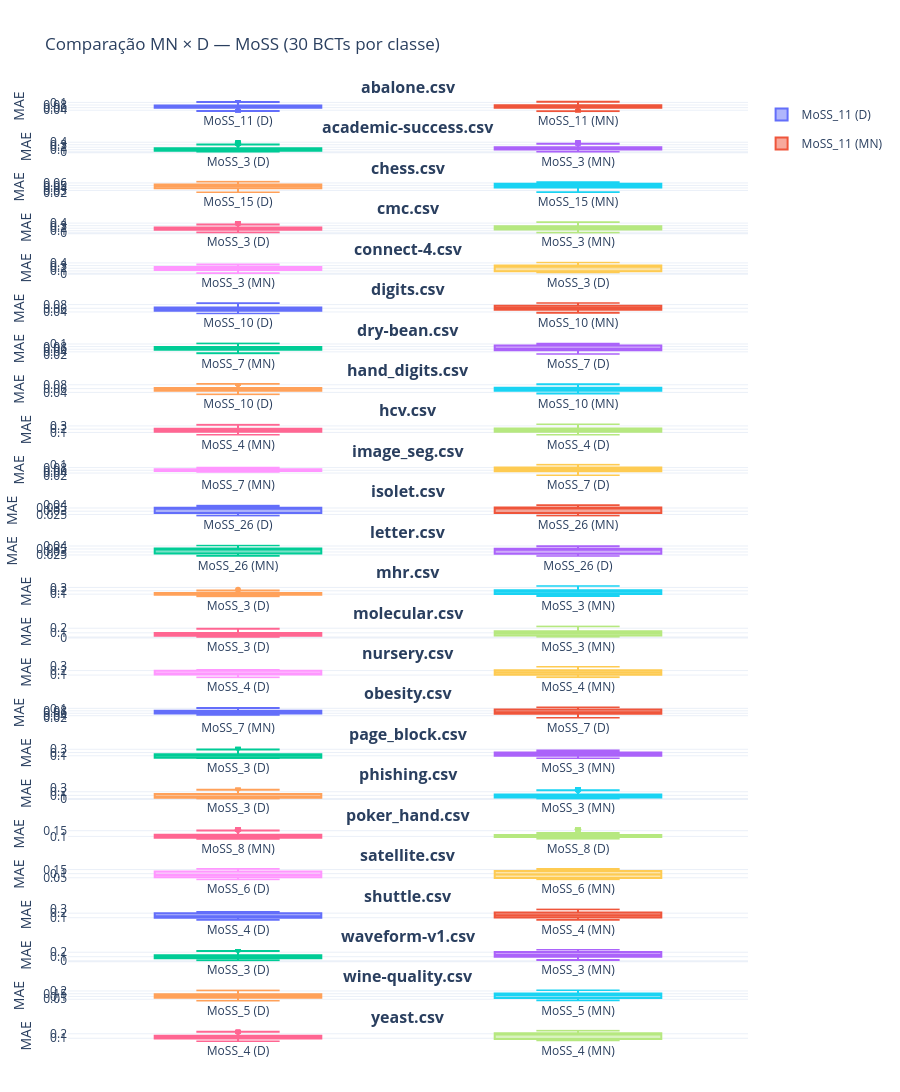

Notebook cell for this chart:
### Code cell
import pandas as pd
import plotly.graph_objects as go
from plotly.subplots import make_subplots

# =========================
# 1. Carregar os dados
# =========================
df_mn = pd.read_csv("emqm_30_bcts.csv")
df_d  = pd.read_csv("../exp_011/d_30_bcts.csv")

# =========================
# 2. Filtrar apenas MoSS
# =========================
df_mn["modelo"] = df_mn["modelo"].astype(str)
df_d["modelo"]  = df_d["modelo"].astype(str)

df_mn = df_mn[df_mn["modelo"].str.startswith("MoSS_")].copy()
df_d  = df_d[df_d["modelo"].str.startswith("MoSS_")].copy()

df_mn["origem"] = "MN"
df_d["origem"]  = "D"

# =========================
# 3. Unir os dados
# =========================
df = pd.concat([df_mn, df_d], ignore_index=True)

datasets = df["dataset"].unique()
n_datasets = len(datasets)

if n_datasets == 0:
    raise ValueError("Nenhum dataset encontrado após o filtro de MoSS.")

# =========================
# 4. Criar subplots
# =========================
fig = make_subplots(
    rows=n_datasets,
    cols=1,
    subplot_titles=[f"<b>{ds}</b>" for ds in datasets],
    vertical_spacing=0.03
)

# =========================
# 5. Plotar
# =========================
for i, ds in enumerate(datasets, 1):
    df_ds = df[df["dataset"] == ds].copy()

    # Ordem dos MODELOS (melhor → pior)
    ordem_modelos = (
        df_ds.groupby("modelo")["erro"]
        .median()
        .sort_values()
        .index
        .tolist()
    )

    x_order = []

    for modelo in ordem_modelos:
        df_mod = df_ds[df_ds["modelo"] == modelo]

        med_mn = df_mod[df_mod["origem"] == "MN"]["erro"].median()
        med_d  = df_mod[df_mod["origem"] == "D"]["erro"].median()

        # 🔥 decidir quem fica à esquerda
        if med_mn <= med_d:
            origens_ordenadas = ["MN", "D"]
        else:
            origens_ordenadas = ["D", "MN"]

        # registrar ordem no eixo X
        for origem in origens_ordenadas:
            x_order.append(f"{modelo} ({origem})")

            df_plot = df_mod[df_mod["origem"] == origem]
            if df_plot.empty:
                continue

            fig.add_trace(
                go.Box(
                    y=df_plot["erro"],
                    name=f"{modelo} ({origem})",
                    legendgroup=f"{modelo}_{origem}",
                    boxpoints="outliers",
                    showlegend=(i == 1)
                ),
                row=i,
                col=1
            )

    # 🔒 Forçar ordem correta no eixo X
    fig.update_xaxes(
        categoryorder="array",
        categoryarray=x_order,
        row=i,
        col=1
    )


# =========================
# 6. Layout final
# =========================
fig.update_layout(
    height=n_datasets * 450,
    template="plotly_white",
    title_text="Comparação MN × D — MoSS (30 BCTs por classe)",
    margin=dict(t=100, b=50, l=50, r=50),
    showlegend=True
)

fig.update_yaxes(title_text="MAE")
fig.update_xaxes(showgrid=False)

fig.show()

### Figure 1 — Plotly figure (JSON) as saved in the notebook; plotly's stock layout.template omitted (floating-point values rounded to 4 significant figures; data arrays with more than 128 entries replaced by an {"elided": "..."} marker saying what was removed)
{"data": [{"boxpoints": "outliers", "legendgroup": "MoSS_11_D", "name": "MoSS_11 (D)", "showlegend": true, "type": "box", "xaxis": "x", "y": {"elided": "300 float values"}, "yaxis": "y"}, {"boxpoints": "outliers", "legendgroup": "MoSS_11_MN", "name": "MoSS_11 (MN)", "showlegend": true, "type": "box", "xaxis": "x", "y": {"elided": "300 float values"}, "yaxis": "y"}, {"boxpoints": "outliers", "legendgroup": "MoSS_3_D", "name": "MoSS_3 (D)", "showlegend": false, "type": "box", "xaxis": "x2", "y": {"elided": "300 float values"}, "yaxis": "y2"}, {"boxpoints": "outliers", "legendgroup": "MoSS_3_MN", "name": "MoSS_3 (MN)", "showlegend": false, "type": "box", "xaxis": "x2", "y": {"elided": "300 float values"}, "yaxis": "y2"}, {"boxpoints": "outliers", "legendgroup": "MoSS_15_D", "name": "MoSS_15 (D)", "showlegend": false, "type": "box", "xaxis": "x3", "y": {"elided": "300 float values"}, "yaxis": "y3"}, {"boxpoints": "outliers", "legendgroup": "MoSS_15_MN", "name": "MoSS_15 (MN)", "showlegend": false, "type": "box", "xaxis": "x3", "y": {"elided": "300 float values"}, "yaxis": "y3"}, {"boxpoints": "outliers", "legendgroup": "MoSS_3_D", "name": "MoSS_3 (D)", "showlegend": false, "type": "box", "xaxis": "x4", "y": {"elided": "300 float values"}, "yaxis": "y4"}, {"boxpoints": "outliers", "legendgroup": "MoSS_3_MN", "name": "MoSS_3 (MN)", "showlegend": false, "type": "box", "xaxis": "x4", "y": {"elided": "300 float values"}, "yaxis": "y4"}, {"boxpoints": "outliers", "legendgroup": "MoSS_3_MN", "name": "MoSS_3 (MN)", "showlegend": false, "type": "box", "xaxis": "x5", "y": {"elided": "300 float values"}, "yaxis": "y5"}, {"boxpoints": "outliers", "legendgroup": "MoSS_3_D", "name": "MoSS_3 (D)", "showlegend": false, "type": "box", "xaxis": "x5", "y": {"elided": "300 float values"}, "yaxis": "y5"}, {"boxpoints": "outliers", "legendgroup": "MoSS_10_D", "name": "MoSS_10 (D)", "showlegend": false, "type": "box", "xaxis": "x6", "y": {"elided": "300 float values"}, "yaxis": "y6"}, {"boxpoints": "outliers", "legendgroup": "MoSS_10_MN", "name": "MoSS_10 (MN)", "showlegend": false, "type": "box", "xaxis": "x6", "y": {"elided": "300 float values"}, "yaxis": "y6"}, {"boxpoints": "outliers", "legendgroup": "MoSS_7_MN", "name": "MoSS_7 (MN)", "showlegend": false, "type": "box", "xaxis": "x7", "y": {"elided": "300 float values"}, "yaxis": "y7"}, {"boxpoints": "outliers", "legendgroup": "MoSS_7_D", "name": "MoSS_7 (D)", "showlegend": false, "type": "box", "xaxis": "x7", "y": {"elided": "300 float values"}, "yaxis": "y7"}, {"boxpoints": "outliers", "legendgroup": "MoSS_10_D", "name": "MoSS_10 (D)", "showlegend": false, "type": "box", "xaxis": "x8", "y": {"elided": "300 float values"}, "yaxis": "y8"}, {"boxpoints": "outliers", "legendgroup": "MoSS_10_MN", "name": "MoSS_10 (MN)", "showlegend": false, "type": "box", "xaxis": "x8", "y": {"elided": "300 float values"}, "yaxis": "y8"}, {"boxpoints": "outliers", "legendgroup": "MoSS_4_MN", "name": "MoSS_4 (MN)", "showlegend": false, "type": "box", "xaxis": "x9", "y": {"elided": "300 float values"}, "yaxis": "y9"}, {"boxpoints": "outliers", "legendgroup": "MoSS_4_D", "name": "MoSS_4 (D)", "showlegend": false, "type": "box", "xaxis": "x9", "y": {"elided": "300 float values"}, "yaxis": "y9"}, {"boxpoints": "outliers", "legendgroup": "MoSS_7_MN", "name": "MoSS_7 (MN)", "showlegend": false, "type": "box", "xaxis": "x10", "y": {"elided": "300 float values"}, "yaxis": "y10"}, {"boxpoints": "outliers", "legendgroup": "MoSS_7_D", "name": "MoSS_7 (D)", "showlegend": false, "type": "box", "xaxis": "x10", "y": {"elided": "300 float values"}, "yaxis": "y10"}, {"boxpoints": "outliers", "legendgroup": "MoSS_26_D", "name": "MoSS_26 (D)", "showlegend": false, "type": "box", "xaxis": "x11", "y": {"elided": "300 float values"}, "yaxis": "y11"}, {"boxpoints": "outliers", "legendgroup": "MoSS_26_MN", "name": "MoSS_26 (MN)", "showlegend": false, "type": "box", "xaxis": "x11", "y": {"elided": "300 float values"}, "yaxis": "y11"}, {"boxpoints": "outliers", "legendgroup": "MoSS_26_MN", "name": "MoSS_26 (MN)", "showlegend": false, "type": "box", "xaxis": "x12", "y": {"elided": "300 float values"}, "yaxis": "y12"}, {"boxpoints": "outliers", "legendgroup": "MoSS_26_D", "name": "MoSS_26 (D)", "showlegend": false, "type": "box", "xaxis": "x12", "y": {"elided": "300 float values"}, "yaxis": "y12"}, {"boxpoints": "outliers", "legendgroup": "MoSS_3_D", "name": "MoSS_3 (D)", "showlegend": false, "type": "box", "xaxis": "x13", "y": {"elided": "300 float values"}, "yaxis": "y13"}, {"boxpoints": "outliers", "legendgroup": "MoSS_3_MN", "name": "MoSS_3 (MN)", "showlegend": false, "type": "box", "xaxis": "x13", "y": {"elided": "300 float values"}, "yaxis": "y13"}, {"boxpoints": "outliers", "legendgroup": "MoSS_3_D", "name": "MoSS_3 (D)", "showlegend": false, "type": "box", "xaxis": "x14", "y": {"elided": "300 float values"}, "yaxis": "y14"}, {"boxpoints": "outliers", "legendgroup": "MoSS_3_MN", "name": "MoSS_3 (MN)", "showlegend": false, "type": "box", "xaxis": "x14", "y": {"elided": "300 float values"}, "yaxis": "y14"}, {"boxpoints": "outliers", "legendgroup": "MoSS_4_D", "name": "MoSS_4 (D)", "showlegend": false, "type": "box", "xaxis": "x15", "y": {"elided": "300 float values"}, "yaxis": "y15"}, {"boxpoints": "outliers", "legendgroup": "MoSS_4_MN", "name": "MoSS_4 (MN)", "showlegend": false, "type": "box", "xaxis": "x15", "y": {"elided": "300 float values"}, "yaxis": "y15"}, {"boxpoints": "outliers", "legendgroup": "MoSS_7_MN", "name": "MoSS_7 (MN)", "showlegend": false, "type": "box", "xaxis": "x16", "y": {"elided": "300 float values"}, "yaxis": "y16"}, {"boxpoints": "outliers", "legendgroup": "MoSS_7_D", "name": "MoSS_7 (D)", "showlegend": false, "type": "box", "xaxis": "x16", "y": {"elided": "300 float values"}, "yaxis": "y16"}, {"boxpoints": "outliers", "legendgroup": "MoSS_3_D", "name": "MoSS_3 (D)", "showlegend": false, "type": "box", "xaxis": "x17", "y": {"elided": "300 float values"}, "yaxis": "y17"}, {"boxpoints": "outliers", "legendgroup": "MoSS_3_MN", "name": "MoSS_3 (MN)", "showlegend": false, "type": "box", "xaxis": "x17", "y": {"elided": "300 float values"}, "yaxis": "y17"}, {"boxpoints": "outliers", "legendgroup": "MoSS_3_D", "name": "MoSS_3 (D)", "showlegend": false, "type": "box", "xaxis": "x18", "y": {"elided": "300 float values"}, "yaxis": "y18"}, {"boxpoints": "outliers", "legendgroup": "MoSS_3_MN", "name": "MoSS_3 (MN)", "showlegend": false, "type": "box", "xaxis": "x18", "y": {"elided": "300 float values"}, "yaxis": "y18"}, {"boxpoints": "outliers", "legendgroup": "MoSS_8_MN", "name": "MoSS_8 (MN)", "showlegend": false, "type": "box", "xaxis": "x19", "y": {"elided": "300 float values"}, "yaxis": "y19"}, {"boxpoints": "outliers", "legendgroup": "MoSS_8_D", "name": "MoSS_8 (D)", "showlegend": false, "type": "box", "xaxis": "x19", "y": {"elided": "300 float values"}, "yaxis": "y19"}, {"boxpoints": "outliers", "legendgroup": "MoSS_6_D", "name": "MoSS_6 (D)", "showlegend": false, "type": "box", "xaxis": "x20", "y": {"elided": "300 float values"}, "yaxis": "y20"}, {"boxpoints": "outliers", "legendgroup": "MoSS_6_MN", "name": "MoSS_6 (MN)", "showlegend": false, "type": "box", "xaxis": "x20", "y": {"elided": "300 float values"}, "yaxis": "y20"}, {"boxpoints": "outliers", "legendgroup": "MoSS_4_D", "name": "MoSS_4 (D)", "showlegend": false, "type": "box", "xaxis": "x21", "y": {"elided": "300 float values"}, "yaxis": "y21"}, {"boxpoints": "outliers", "legendgroup": "MoSS_4_MN", "name": "MoSS_4 (MN)", "showlegend": false, "type": "box", "xaxis": "x21", "y": {"elided": "300 float values"}, "yaxis": "y21"}, {"boxpoints": "outliers", "legendgroup": "MoSS_3_D", "name": "MoSS_3 (D)", "showlegend": false, "type": "box", "xaxis": "x22", "y": {"elided": "300 float values"}, "yaxis": "y22"}, {"boxpoints": "outliers", "legendgroup": "MoSS_3_MN", "name": "MoSS_3 (MN)", "showlegend": false, "type": "box", "xaxis": "x22", "y": {"elided": "300 float values"}, "yaxis": "y22"}, {"boxpoints": "outliers", "legendgroup": "MoSS_5_D", "name": "MoSS_5 (D)", "showlegend": false, "type": "box", "xaxis": "x23", "y": {"elided": "300 float values"}, "yaxis": "y23"}, {"boxpoints": "outliers", "legendgroup": "MoSS_5_MN", "name": "MoSS_5 (MN)", "showlegend": false, "type": "box", "xaxis": "x23", "y": {"elided": "300 float values"}, "yaxis": "y23"}, {"boxpoints": "outliers", "legendgroup": "MoSS_4_D", "name": "MoSS_4 (D)", "showlegend": false, "type": "box", "xaxis": "x24", "y": {"elided": "300 float values"}, "yaxis": "y24"}, {"boxpoints": "outliers", "legendgroup": "MoSS_4_MN", "name": "MoSS_4 (MN)", "showlegend": false, "type": "box", "xaxis": "x24", "y": {"elided": "300 float values"}, "yaxis": "y24"}], "layout": {"annotations": [{"font": {"size": 16}, "showarrow": false, "text": "<b>abalone.csv</b>", "x": 0.5, "xanchor": "center", "xref": "paper", "y": 1, "yanchor": "bottom", "yref": "paper"}, {"font": {"size": 16}, "showarrow": false, "text": "<b>academic-success.csv</b>", "x": 0.5, "xanchor": "center", "xref": "paper", "y": 0.9571, "yanchor": "bottom", "yref": "paper"}, {"font": {"size": 16}, "showarrow": false, "text": "<b>chess.csv</b>", "x": 0.5, "xanchor": "center", "xref": "paper", "y": 0.9142, "yanchor": "bottom", "yref": "paper"}, {"font": {"size": 16}, "showarrow": false, "text": "<b>cmc.csv</b>", "x": 0.5, "xanchor": "center", "xref": "paper", "y": 0.8713, "yanchor": "bottom", "yref": "paper"}, {"font": {"size": 16}, "showarrow": false, "text": "<b>connect-4.csv</b>", "x": 0.5, "xanchor": "center", "xref": "paper", "y": 0.8283, "yanchor": "bottom", "yref": "paper"}, {"font": {"size": 16}, "showarrow": false, "text": "<b>digits.csv</b>", "x": 0.5, "xanchor": "center", "xref": "paper", "y": 0.7854, "yanchor": "bottom", "yref": "paper"}, {"font": {"size": 16}, "showarrow": false, "text": "<b>dry-bean.csv</b>", "x": 0.5, "xanchor": "center", "xref": "paper", "y": 0.7425, "yanchor": "bottom", "yref": "paper"}, {"font": {"size": 16}, "showarrow": false, "text": "<b>hand_digits.csv</b>", "x": 0.5, "xanchor": "center", "xref": "paper", "y": 0.6996, "yanchor": "bottom", "yref": "paper"}, {"font": {"size": 16}, "showarrow": false, "text": "<b>hcv.csv</b>", "x": 0.5, "xanchor": "center", "xref": "paper", "y": 0.6567, "yanchor": "bottom", "yref": "paper"}, {"font": {"size": 16}, "showarrow": false, "text": "<b>image_seg.csv</b>", "x": 0.5, "xanchor": "center", "xref": "paper", "y": 0.6138, "yanchor": "bottom", "yref": "paper"}, {"font": {"size": 16}, "showarrow": false, "text": "<b>isolet.csv</b>", "x": 0.5, "xanchor": "center", "xref": "paper", "y": 0.5708, "yanchor": "bottom", "yref": "paper"}, {"font": {"size": 16}, "showarrow": false, "text": "<b>letter.csv</b>", "x": 0.5, "xanchor": "center", "xref": "paper", "y": 0.5279, "yanchor": "bottom", "yref": "paper"}, {"font": {"size": 16}, "showarrow": false, "text": "<b>mhr.csv</b>", "x": 0.5, "xanchor": "center", "xref": "paper", "y": 0.485, "yanchor": "bottom", "yref": "paper"}, {"font": {"size": 16}, "showarrow": false, "text": "<b>molecular.csv</b>", "x": 0.5, "xanchor": "center", "xref": "paper", "y": 0.4421, "yanchor": "bottom", "yref": "paper"}, {"font": {"size": 16}, "showarrow": false, "text": "<b>nursery.csv</b>", "x": 0.5, "xanchor": "center", "xref": "paper", "y": 0.3992, "yanchor": "bottom", "yref": "paper"}, {"font": {"size": 16}, "showarrow": false, "text": "<b>obesity.csv</b>", "x": 0.5, "xanchor": "center", "xref": "paper", "y": 0.3563, "yanchor": "bottom", "yref": "paper"}, {"font": {"size": 16}, "showarrow": false, "text": "<b>page_block.csv</b>", "x": 0.5, "xanchor": "center", "xref": "paper", "y": 0.3133, "yanchor": "bottom", "yref": "paper"}, {"font": {"size": 16}, "showarrow": false, "text": "<b>phishing.csv</b>", "x": 0.5, "xanchor": "center", "xref": "paper", "y": 0.2704, "yanchor": "bottom", "yref": "paper"}, {"font": {"size": 16}, "showarrow": false, "text": "<b>poker_hand.csv</b>", "x": 0.5, "xanchor": "center", "xref": "paper", "y": 0.2275, "yanchor": "bottom", "yref": "paper"}, {"font": {"size": 16}, "showarrow": false, "text": "<b>satellite.csv</b>", "x": 0.5, "xanchor": "center", "xref": "paper", "y": 0.1846, "yanchor": "bottom", "yref": "paper"}, {"font": {"size": 16}, "showarrow": false, "text": "<b>shuttle.csv</b>", "x": 0.5, "xanchor": "center", "xref": "paper", "y": 0.1417, "yanchor": "bottom", "yref": "paper"}, {"font": {"size": 16}, "showarrow": false, "text": "<b>waveform-v1.csv</b>", "x": 0.5, "xanchor": "center", "xref": "paper", "y": 0.09875, "yanchor": "bottom", "yref": "paper"}, {"font": {"size": 16}, "showarrow": false, "text": "<b>wine-quality.csv</b>", "x": 0.5, "xanchor": "center", "xref": "paper", "y": 0.05583, "yanchor": "bottom", "yref": "paper"}, {"font": {"size": 16}, "showarrow": false, "text": "<b>yeast.csv</b>", "x": 0.5, "xanchor": "center", "xref": "paper", "y": 0.01292, "yanchor": "bottom", "yref": "paper"}], "height": 10800, "margin": {"b": 50, "l": 50, "r": 50, "t": 100}, "showlegend": true, "title": {"text": "Comparação MN × D — MoSS (30 BCTs por classe)"}, "xaxis": {"anchor": "y", "categoryarray": ["MoSS_11 (D)", "MoSS_11 (MN)"], "categoryorder": "array", "domain": [0, 1], "showgrid": false}, "xaxis10": {"anchor": "y10", "categoryarray": ["MoSS_7 (MN)", "MoSS_7 (D)"], "categoryorder": "array", "domain": [0, 1], "showgrid": false}, "xaxis11": {"anchor": "y11", "categoryarray": ["MoSS_26 (D)", "MoSS_26 (MN)"], "categoryorder": "array", "domain": [0, 1], "showgrid": false}, "xaxis12": {"anchor": "y12", "categoryarray": ["MoSS_26 (MN)", "MoSS_26 (D)"], "categoryorder": "array", "domain": [0, 1], "showgrid": false}, "xaxis13": {"anchor": "y13", "categoryarray": ["MoSS_3 (D)", "MoSS_3 (MN)"], "categoryorder": "array", "domain": [0, 1], "showgrid": false}, "xaxis14": {"anchor": "y14", "categoryarray": ["MoSS_3 (D)", "MoSS_3 (MN)"], "categoryorder": "array", "domain": [0, 1], "showgrid": false}, "xaxis15": {"anchor": "y15", "categoryarray": ["MoSS_4 (D)", "MoSS_4 (MN)"], "categoryorder": "array", "domain": [0, 1], "showgrid": false}, "xaxis16": {"anchor": "y16", "categoryarray": ["MoSS_7 (MN)", "MoSS_7 (D)"], "categoryorder": "array", "domain": [0, 1], "showgrid": false}, "xaxis17": {"anchor": "y17", "categoryarray": ["MoSS_3 (D)", "MoSS_3 (MN)"], "categoryorder": "array", "domain": [0, 1], "showgrid": false}, "xaxis18": {"anchor": "y18", "categoryarray": ["MoSS_3 (D)", "MoSS_3 (MN)"], "categoryorder": "array", "domain": [0, 1], "showgrid": false}, "xaxis19": {"anchor": "y19", "categoryarray": ["MoSS_8 (MN)", "MoSS_8 (D)"], "categoryorder": "array", "domain": [0, 1], "showgrid": false}, "xaxis2": {"anchor": "y2", "categoryarray": ["MoSS_3 (D)", "MoSS_3 (MN)"], "categoryorder": "array", "domain": [0, 1], "showgrid": false}, "xaxis20": {"anchor": "y20", "categoryarray": ["MoSS_6 (D)", "MoSS_6 (MN)"], "categoryorder": "array", "domain": [0, 1], "showgrid": false}, "xaxis21": {"anchor": "y21", "categoryarray": ["MoSS_4 (D)", "MoSS_4 (MN)"], "categoryorder": "array", "domain": [0, 1], "showgrid": false}, "xaxis22": {"anchor": "y22", "categoryarray": ["MoSS_3 (D)", "MoSS_3 (MN)"], "categoryorder": "array", "domain": [0, 1], "showgrid": false}, "xaxis23": {"anchor": "y23", "categoryarray": ["MoSS_5 (D)", "MoSS_5 (MN)"], "categoryorder": "array", "domain": [0, 1], "showgrid": false}, "xaxis24": {"anchor": "y24", "categoryarray": ["MoSS_4 (D)", "MoSS_4 (MN)"], "categoryorder": "array", "domain": [0, 1], "showgrid": false}, "xaxis3": {"anchor": "y3", "categoryarray": ["MoSS_15 (D)", "MoSS_15 (MN)"], "categoryorder": "array", "domain": [0, 1], "showgrid": false}, "xaxis4": {"anchor": "y4", "categoryarray": ["MoSS_3 (D)", "MoSS_3 (MN)"], "categoryorder": "array", "domain": [0, 1], "showgrid": false}, "xaxis5": {"anchor": "y5", "categoryarray": ["MoSS_3 (MN)", "MoSS_3 (D)"], "categoryorder": "array", "domain": [0, 1], "showgrid": false}, "xaxis6": {"anchor": "y6", "categoryarray": ["MoSS_10 (D)", "MoSS_10 (MN)"], "categoryorder": "array", "domain": [0, 1], "showgrid": false}, "xaxis7": {"anchor": "y7", "categoryarray": ["MoSS_7 (MN)", "MoSS_7 (D)"], "categoryorder": "array", "domain": [0, 1], "showgrid": false}, "xaxis8": {"anchor": "y8", "categoryarray": ["MoSS_10 (D)", "MoSS_10 (MN)"], "categoryorder": "array", "domain": [0, 1], "showgrid": false}, "xaxis9": {"anchor": "y9", "categoryarray": ["MoSS_4 (MN)", "MoSS_4 (D)"], "categoryorder": "array", "domain": [0, 1], "showgrid": false}, "yaxis": {"anchor": "x", "domain": [0.9871, 1], "title": {"text": "MAE"}}, "yaxis10": {"anchor": "x10", "domain": [0.6008, 0.6138], "title": {"text": "MAE"}}, "yaxis11": {"anchor": "x11", "domain": [0.5579, 0.5708], "title": {"text": "MAE"}}, "yaxis12": {"anchor": "x12", "domain": [0.515, 0.5279], "title": {"text": "MAE"}}, "yaxis13": {"anchor": "x13", "domain": [0.4721, 0.485], "title": {"text": "MAE"}}, "yaxis14": {"anchor": "x14", "domain": [0.4292, 0.4421], "title": {"text": "MAE"}}, "yaxis15": {"anchor": "x15", "domain": [0.3863, 0.3992], "title": {"text": "MAE"}}, "yaxis16": {"anchor": "x16", "domain": [0.3433, 0.3563], "title": {"text": "MAE"}}, "yaxis17": {"anchor": "x17", "domain": [0.3004, 0.3133], "title": {"text": "MAE"}}, "yaxis18": {"anchor": "x18", "domain": [0.2575, 0.2704], "title": {"text": "MAE"}}, "yaxis19": {"anchor": "x19", "domain": [0.2146, 0.2275], "title": {"text": "MAE"}}, "yaxis2": {"anchor": "x2", "domain": [0.9442, 0.9571], "title": {"text": "MAE"}}, "yaxis20": {"anchor": "x20", "domain": [0.1717, 0.1846], "title": {"text": "MAE"}}, "yaxis21": {"anchor": "x21", "domain": [0.1288, 0.1417], "title": {"text": "MAE"}}, "yaxis22": {"anchor": "x22", "domain": [0.08583, 0.09875], "title": {"text": "MAE"}}, "yaxis23": {"anchor": "x23", "domain": [0.04292, 0.05583], "title": {"text": "MAE"}}, "yaxis24": {"anchor": "x24", "domain": [0, 0.01292], "title": {"text": "MAE"}}, "yaxis3": {"anchor": "x3", "domain": [0.9013, 0.9142], "title": {"text": "MAE"}}, "yaxis4": {"anchor": "x4", "domain": [0.8583, 0.8713], "title": {"text": "MAE"}}, "yaxis5": {"anchor": "x5", "domain": [0.8154, 0.8283], "title": {"text": "MAE"}}, "yaxis6": {"anchor": "x6", "domain": [0.7725, 0.7854], "title": {"text": "MAE"}}, "yaxis7": {"anchor": "x7", "domain": [0.7296, 0.7425], "title": {"text": "MAE"}}, "yaxis8": {"anchor": "x8", "domain": [0.6867, 0.6996], "title": {"text": "MAE"}}, "yaxis9": {"anchor": "x9", "domain": [0.6438, 0.6567], "title": {"text": "MAE"}}}}
